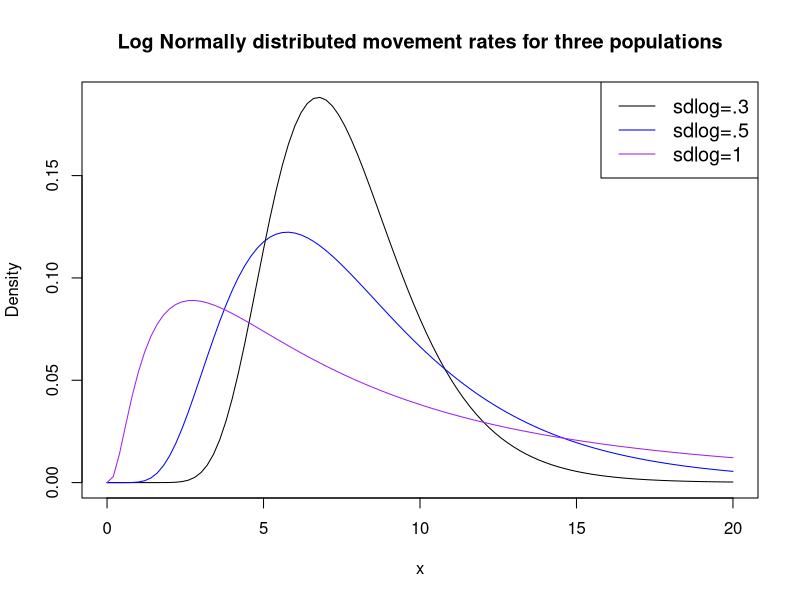
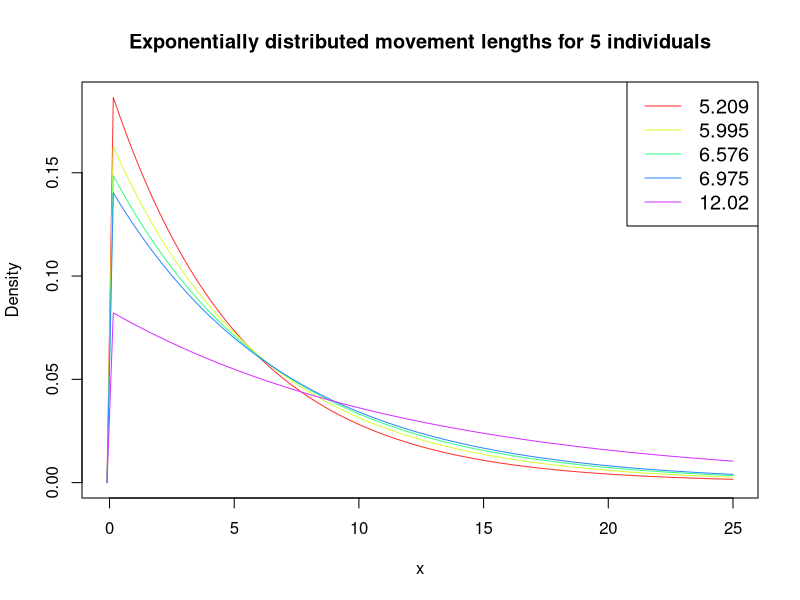
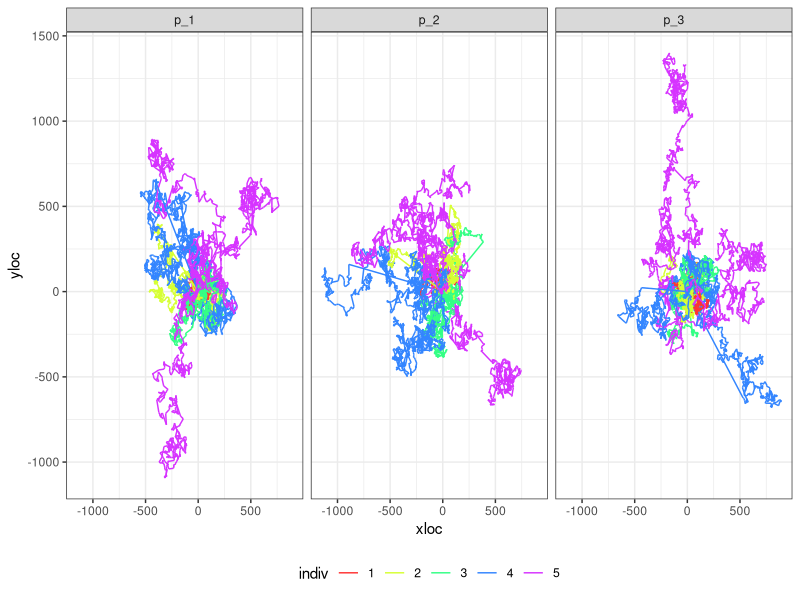
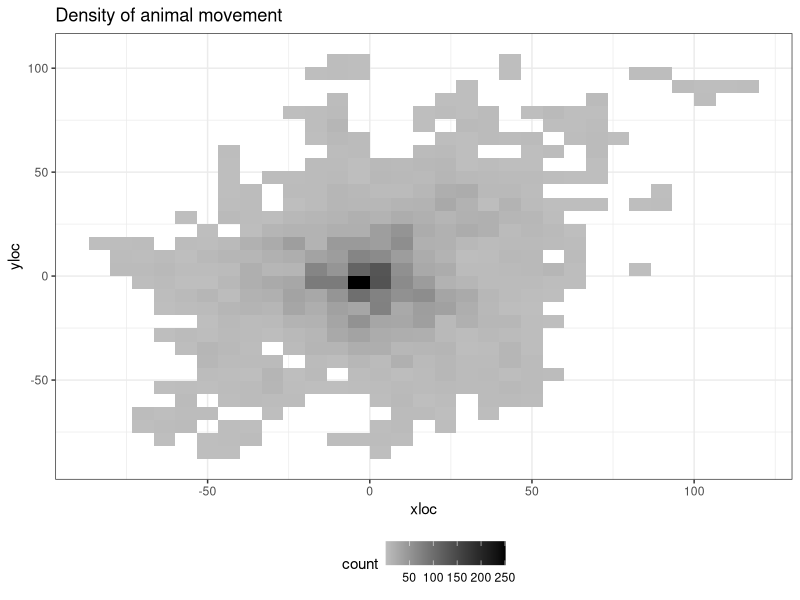
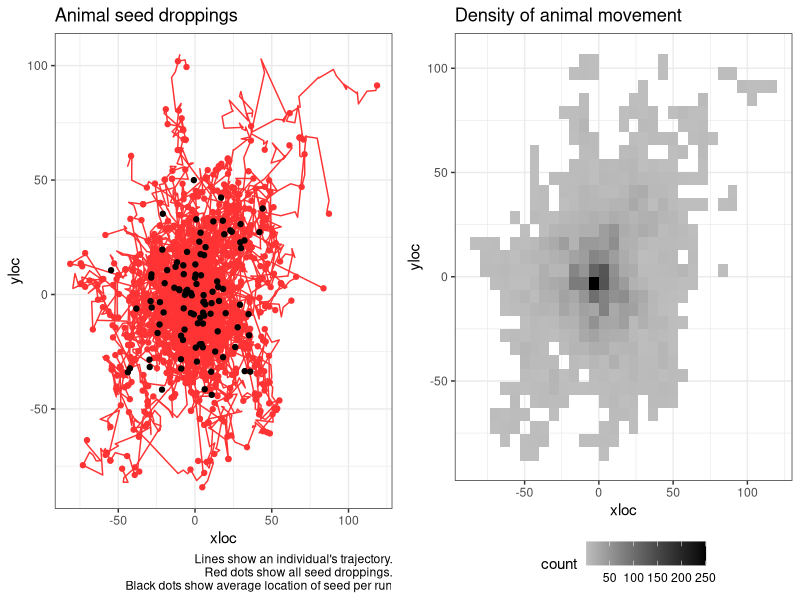
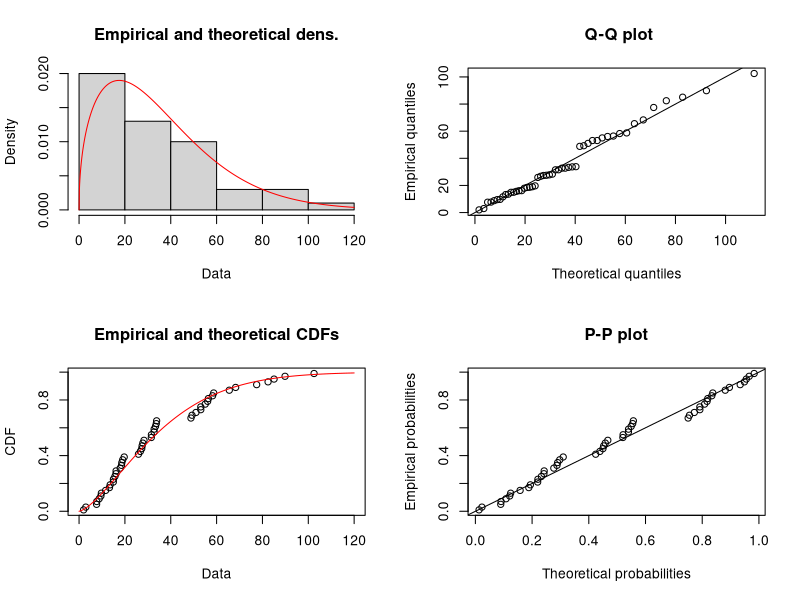
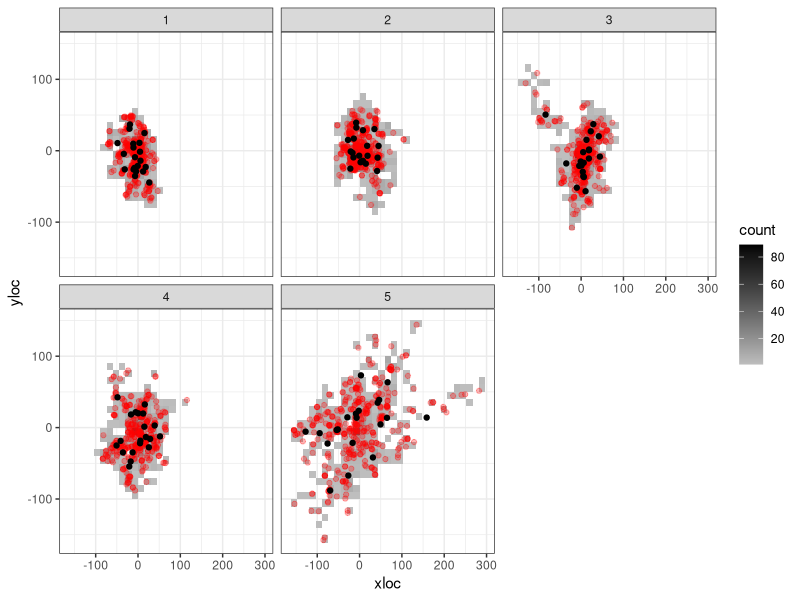
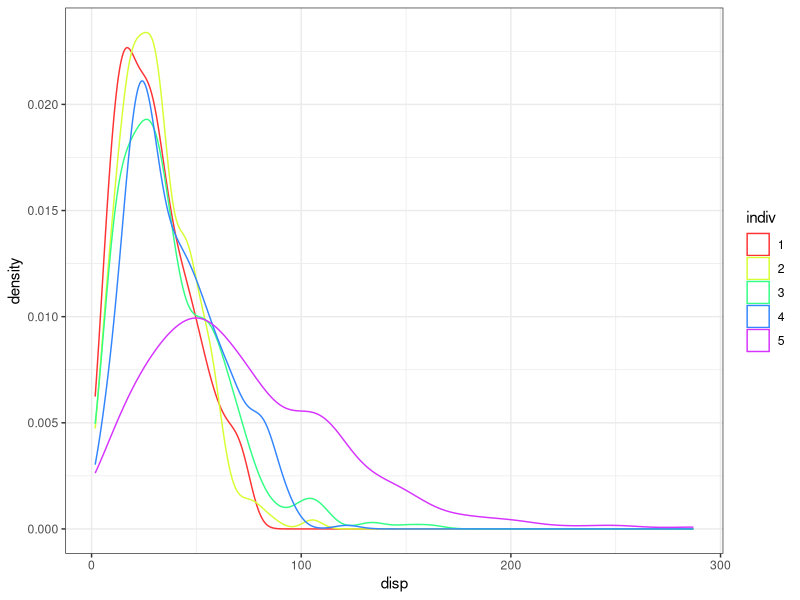

The R script that drew these images, in order:
## ---- chunk 1
knitr::opts_chunk$set(echo = TRUE)
## ---- chunk 2
library(dplyr)
library(tidyr)
library(ggplot2)
library(cowplot)
## ---- chunk 3

av.mov.rate <- 2
max.x <- 20

mycols <- c("black", "blue", "purple")
#create density plots
curve(dlnorm(x, meanlog=av.mov.rate, sdlog=.3),
      from=0, to=max.x,
      col=mycols[1],
      main = 'Log Normally distributed movement rates for three populations', #add title
      ylab = 'Density', #change y-axis label
      )

curve(dlnorm(x, meanlog=av.mov.rate, sdlog=.5), 
      from=0, to=max.x,
      col=mycols[2], add=TRUE)

curve(dlnorm(x, meanlog=av.mov.rate, sdlog=1), 
      from=0, to=max.x,
      col=mycols[3], add=TRUE)

#add legend
legend("topright", legend=c("sdlog=.3", "sdlog=.5", "sdlog=1"),
       col=mycols, lty=1, cex=1.2)
## ---- chunk 4
n.individuals <- 5
m_1 <- sort(round(rlnorm(n.individuals, meanlog = av.mov.rate, sdlog = 0.3),3))
m_2 <- sort(round(rlnorm(n.individuals, meanlog = av.mov.rate, sdlog = 0.5),3))
m_3 <- sort(round(rlnorm(n.individuals, meanlog = av.mov.rate, sdlog = 1),3))
## ---- chunk 5

mycols <- rainbow(5, s=0.8)

range <- c(-0.1,max.x+5)
#create density plots
curve(dexp(x, 1/m_1[1]), #notice rate for exponential is 1/movement rate.
      from=range[1], to=range[2], 
      col=mycols[1],
      main = 'Exponentially distributed movement lengths for 5 individuals', #add title
      ylab = 'Density', #change y-axis label
      )
for(i in 2:5){
  curve(dexp(x, 1/m_1[i]), 
        from=range[1], to=range[2],
        col=mycols[i], add=TRUE)
}

#add legend
legend("topright", legend= m_1,
       col=mycols, lty=1, cex=1.2)
## ---- chunk 6
sim_movement <- function(prm, t = 1000, plot.it = TRUE, return.data.frame = FALSE){
  tru.rate <- round(prm, 3)
  movedist <- rexp(t, rate = 1/tru.rate)
  angle <- runif(t, min = 0, max = 360)
  distx <- movedist*cos(angle)
  xloc <- c(0, cumsum(distx))
  disty <- movedist*sin(angle)
  yloc <- c(0, cumsum(disty))
  animalTraj <- data.frame(time = 0:t, xloc = xloc, yloc = yloc)
  if(plot.it == TRUE){
    plot(x = xloc, y = yloc, type = "l", main = paste("Rate=",tru.rate))
  }
  if(return.data.frame == TRUE){
    return(animalTraj)
  }
}
## ---- chunk 7
nruns <- 3
m.data <- data.frame(m_1, m_2, m_3)

df <- NULL

for(m in 1:3){
  m.0 <- m.data[m]
  for(j in 1:n.individuals){
  for(k in 1:nruns){
  a <- sim_movement(m_2[j], plot.it = FALSE, return.data.frame = TRUE) %>% 
    mutate(indiv = as.factor(j),
           run = paste0("r_", k),
           pop.id = paste0("p_",m))
  df <- rbind.data.frame(df, a)
}
}
  
}


df %>% 
  ggplot(., aes(x = xloc, y=yloc, group = run, color = indiv)) +
  facet_wrap(~pop.id) +
  geom_path() +
  scale_color_manual(values = mycols) +
  theme_bw() +
  theme(legend.position = "bottom") +
  NULL
## ---- chunk 8
sim_seeds <- function(nseeds = 20, m.prms = NULL,...){
  grt <- round(rgamma(nseeds, shape = 4, scale = 5))
  t.grt <- max(grt)

  df <- sim_movement(m.prms, t = t.grt, plot.it = FALSE, return.data.frame = TRUE)

  df %>% 
    left_join(., data.frame(s.id = 1:nseeds, time = grt)) %>% 
    mutate(disp = sqrt(xloc^2+yloc^2)) -> df
  
  return(df)
}

summ_seeds <- function(df = NULL){
  df %>% 
  drop_na(s.id) %>% 
  mutate(xi = (mean(xloc)-xloc)^2,
         yi = (mean(yloc)-yloc)^2) %>% 
  summarise(x = mean(xloc),
            y = mean(yloc),
            av.disp = mean(disp),
            se.disp = sd(disp)/sqrt(n()),
            dsprsn = sum(sqrt(xi+yi))/n()) -> s.df
  return(s.df)
}

# a <- sim_seeds(m.prms = m_1[1])
# summ_seeds(a)
## ---- chunk 9
nruns <- 100

df <- NULL
summ.df <- NULL

for(j in 1:1){
  for(k in 1:nruns){
    a <- sim_seeds(m.prms = m_1[j]) %>% 
      mutate(indiv = as.factor(j),
             run = factor(paste0("r_", k), levels = paste0("r_", 1:nruns)))
    
    b <- summ_seeds(a) %>% 
      mutate(indiv = as.factor(j),
             run = factor(paste0("r_", k), levels = paste0("r_", 1:nruns)))
    
    df <- rbind.data.frame(df, a) 
    summ.df <- rbind.data.frame(summ.df, b) 
}
}
## ---- chunk 10

df %>% 
  ggplot(., aes(x = xloc, y=yloc, 
                group = run,
                color = indiv)) +
  # facet_wrap(~run) +
  geom_path() +
  scale_color_manual(values = mycols) +
  geom_point(data = df %>% drop_na(s.id), 
             aes(x = xloc, y = yloc)) +
  geom_point(data = summ.df, aes(x = x, y=y), color = "black") +
  theme_bw() +
  labs(title = "Animal seed droppings", caption = "Lines show an individual's trajectory.\n Red dots show all seed droppings.\n Black dots show average location of seed per run") +
  theme(legend.position = "none") -> p1
# p1

df %>% 
  ggplot(., aes(x = xloc, y = yloc)) +
  # stat_density_2d(aes(fill = ..level..), geom = "polygon", colour="white") +
  geom_bin2d() +
  # geom_hex() +
  # scale_fill_continuous(type = "viridis") +
  scale_fill_gradient(low = "grey", high = "black") +
  theme_bw() +
  theme(legend.position = "bottom") +
  labs(title = "Density of animal movement") -> p2
p2

cowplot::plot_grid(p1, p2)
  
# summ.df %>% 
#   ggplot(., aes(y = dsprsn)) +
#   geom_boxplot()
# 
# summ.df %>% 
#   ggplot(., aes(x = av.disp)) +
#   geom_density(color = "blue") + # for the average dispersal per run
#   geom_density(data = df %>% drop_na(s.id),
#                  aes(x = disp)) + # for every seed
#   theme_bw()
## ---- chunk 11
# s.df <- df %>% drop_na(s.id)

s.df <- df %>% drop_na(s.id) %>% 
  sample_n(., 50)
  
library(fitdistrplus)

g <- fitdist(s.df$disp, distr = "weibull")
summary(g)
plot(g)

# library(MASS)
# fitdistr(s.df$disp, densfun = "weibull")
## ---- chunk 12
nruns <- 20

df <- NULL
summ.df <- NULL

for(j in 1:n.individuals){
  for(k in 1:nruns){
    a <- sim_seeds(m.prms = m_1[j]) %>% 
      mutate(indiv = as.factor(j),
             run = factor(paste0("r_", k), levels = paste0("r_", 1:nruns)))
    
    b <- summ_seeds(a) %>% 
      mutate(indiv = as.factor(j),
             run = factor(paste0("r_", k), levels = paste0("r_", 1:nruns)))
    
    df <- rbind.data.frame(df, a) 
    summ.df <- rbind.data.frame(summ.df, b) 
}
}
## ---- chunk 13
df %>% 
  ggplot(., aes(x = xloc, y = yloc)) +
  facet_wrap(~indiv) +
  # stat_density_2d(aes(fill = ..level..), geom = "polygon", colour="white") +
  geom_bin2d() +
  # geom_hex() +
  # scale_fill_continuous(type = "viridis") +
  scale_fill_gradient(low = "grey", high = "black") +
  geom_point(data = df %>% drop_na(s.id),
             aes(x = xloc, y = yloc), color = "red", alpha = 0.3) +
  geom_point(data = summ.df, aes(x = x, y=y), color = "black") +
  theme_bw()
## ---- chunk 14
df %>% 
  drop_na(s.id) %>% 
  ggplot(., aes(x = disp, color = indiv)) +
  geom_density() +
  scale_color_manual(values = mycols) +
  theme_bw()

## ---- chunk 15
summ.df %>% 
  ggplot(., aes(y = dsprsn, x = indiv, color = indiv)) +
  geom_boxplot() +
  geom_point(color = "grey", alpha = 0.5) +
  labs(title = "Dispersion") +
  theme_bw() +
  theme(legend.position = "none") -> p1
# p1

summ.df %>% 
  ggplot(., aes(y = av.disp, x = indiv, color = indiv)) +
  geom_boxplot() +
  geom_point(color = "grey", alpha = 0.5) +
  labs(title = "Average dispersal per run") +
  theme_bw() +
  theme(legend.position = "none") -> p2
# p2

plot_grid(p1, p2)
## ---- chunk 16
weib.boot <- NULL

for(j in 1:10){
      s.df <- df %>% drop_na(s.id) %>%
      group_by(indiv) %>%
      sample_n(., 50)
    
    # s.df <- df %>% drop_na(s.id)
    
    weib.fits <- NULL
    
    for(i in 1:n.individuals){
      dat <- s.df %>% 
        filter(indiv == i)
      #g <- fitdist(dat$disp, distr = "weibull", method = 'mle', lower = c(0,0))
      g <- fitdistr(dat$disp, densfun = "weibull", lower = c(0,0))
      prms.weib <- data.frame(est.shape = as.numeric(g$estimate[1]),
                              est.scale = as.numeric(g$estimate[2]),
                              loglik = g$loglik, indiv = i)
      weib.fits <- rbind.data.frame(weib.fits, prms.weib)
      # plot(g)
    }
    
    weib.boot <- rbind.data.frame(weib.boot, weib.fits %>% mutate(boot = j))
}

weib.boot
## ---- chunk 17
library(Hmisc)

weib.boot %>% 
  ggplot(., aes(x = factor(indiv), y = est.scale)) +
  geom_violin() +
  #geom_boxplot(width = 0.1) +
  stat_summary(fun.data=mean_sdl, mult=1, 
                 geom="pointrange", color="red") +
  theme_bw()
